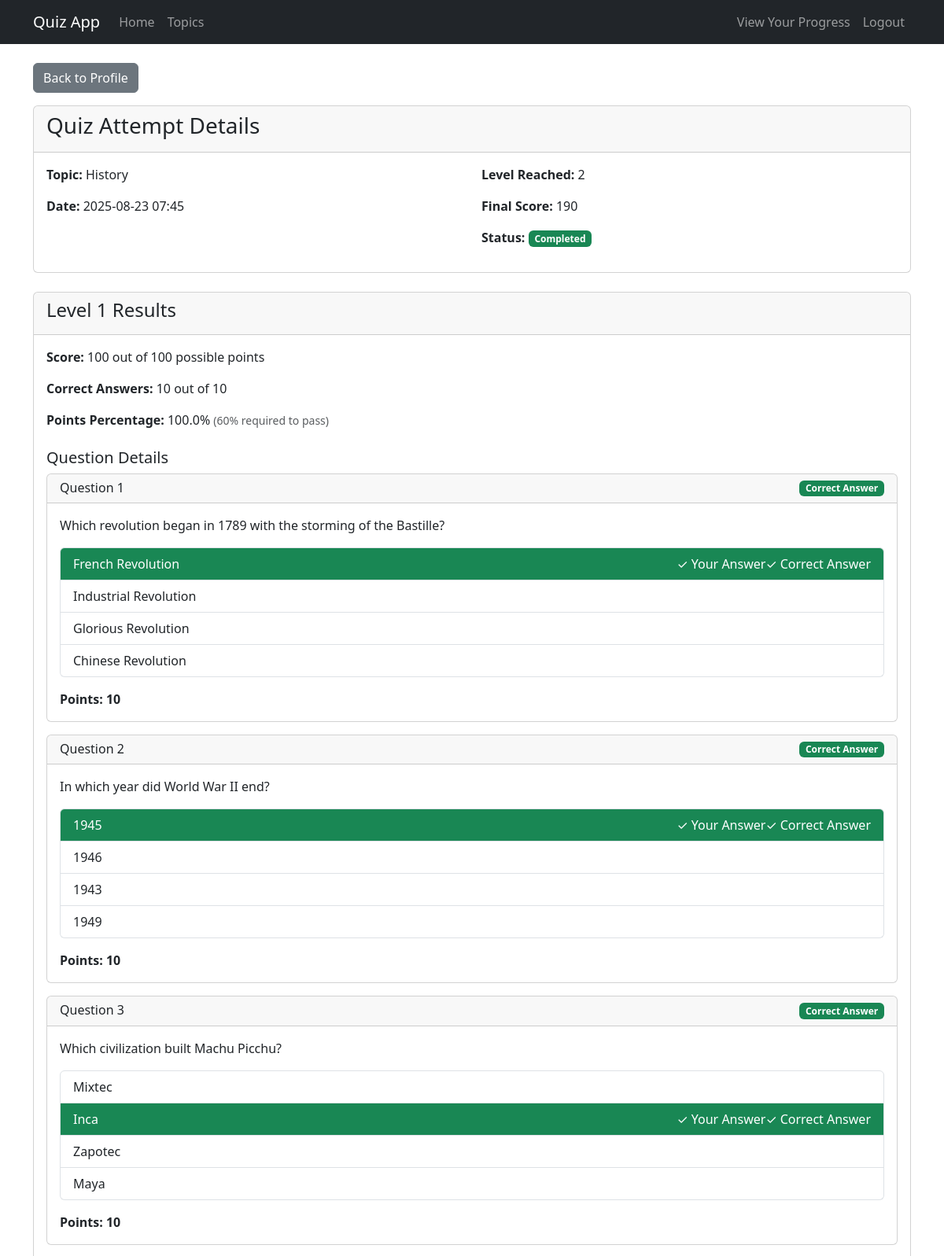
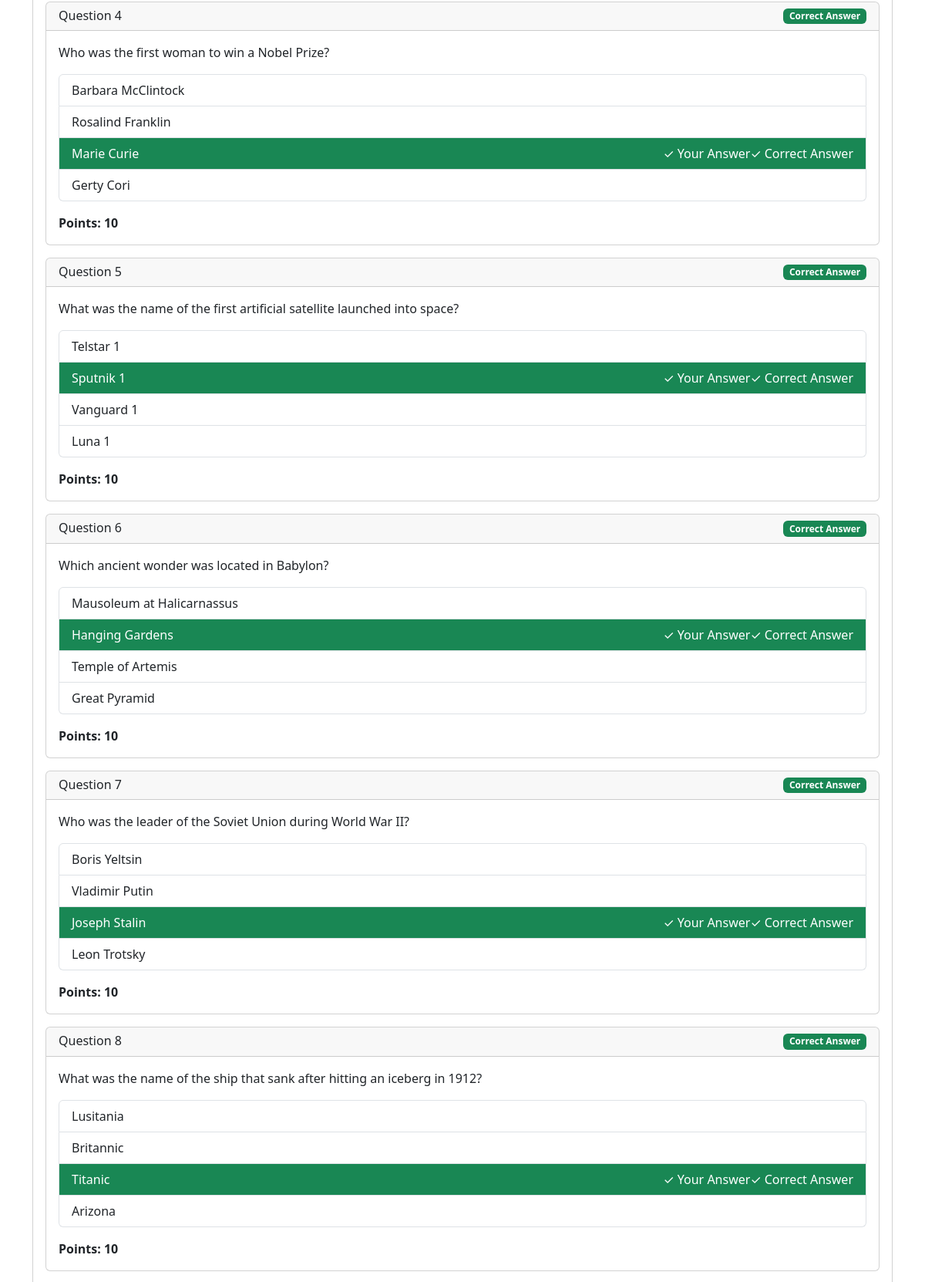
The app's page /attempt_details/3 (signed in, upper part) with its own data (2 pictures, top to bottom).
### app/models.py (models this page shows)
class Quiz(db.Model):
    id = db.Column(db.Integer, primary_key=True)
    topic = db.Column(db.String(50), nullable=False)
    attempts = db.relationship('QuizAttempt', backref='quiz', lazy=True)

class QuizAttempt(db.Model):
    id = db.Column(db.Integer, primary_key=True)
    user_id = db.Column(db.Integer, db.ForeignKey('user.id'), nullable=True)  # Nullable for anonymous users
    quiz_id = db.Column(db.Integer, db.ForeignKey('quiz.id'), nullable=False)
    level_reached = db.Column(db.Integer, default=1)
    score = db.Column(db.Integer, default=0)
    date_attempted = db.Column(db.DateTime, default=datetime.utcnow)
    is_complete = db.Column(db.Boolean, default=False)
    responses = db.relationship('QuestionResponse', backref='attempt', lazy=True, cascade="all, delete-orphan")

class QuestionResponse(db.Model):
    id = db.Column(db.Integer, primary_key=True)
    attempt_id = db.Column(db.Integer, db.ForeignKey('quiz_attempt.id'), nullable=False)
    question_id = db.Column(db.String(50), nullable=False)  # ID from JSON file
    user_answer = db.Column(db.String(200), nullable=True)
    is_correct = db.Column(db.Boolean, default=False)
    time_taken = db.Column(db.Integer, nullable=True)  # Time in seconds
    points = db.Column(db.Integer, default=0)  # Points earned or lost
    presented_options = db.Column(db.String(500), nullable=True)  # Store options as JSON string

### app/routes/auth.py (the view)
@auth_bp.route('/attempt_details/<int:attempt_id>')
@login_required
def attempt_details(attempt_id):
    attempt = QuizAttempt.query.get_or_404(attempt_id)
    if attempt.user_id != current_user.id:
        flash('You are not authorized to view this attempt')
        return redirect(url_for('auth.profile'))
    responses = QuestionResponse.query.filter_by(attempt_id=attempt_id)\
        .order_by(QuestionResponse.id.asc()).all()
    with open('questions.json', 'r', encoding='utf-8') as f:
        all_questions = json.load(f)
    levels_data = {}
    for response in responses:
        question_data = next((q for q in all_questions if q['id'] == response.question_id), None)
        if question_data:
            level = question_data['level']
            if level not in levels_data:
                levels_data[level] = {
                    'responses': [],
                    'total_points': 0,
                    'total_correct': 0,
                    'total_possible_points': 0
                }
            correct_answer = question_data['correct_answer']
            if response.presented_options:
                try:
                    options = json.loads(response.presented_options)
                except:
                    incorrect_options = [opt for opt in question_data['options'] if opt != correct_answer]
                    options = random.sample(incorrect_options, 3) + [correct_answer]
                    random.shuffle(options)
            else:
                incorrect_options = [opt for opt in question_data['options'] if opt != correct_answer]
                options = random.sample(incorrect_options, 3) + [correct_answer]
                random.shuffle(options)
            levels_data[level]['responses'].append({
                'text': question_data['text'],
                'options': options,
                'correct_answer': correct_answer,
                'user_answer': response.user_answer,
                'is_correct': response.is_correct,
                'points': response.points,
                'skipped': response.user_answer is None,
                'possible_points': question_data['points']
            })
            levels_data[level]['total_points'] += response.points
            if response.is_correct:
                levels_data[level]['total_correct'] += 1
            levels_data[level]['total_possible_points'] += question_data['points']
    sorted_levels = sorted(levels_data.items())
    return render_template('auth/attempt_details.html',
                          attempt=attempt,
                          levels_data=sorted_levels,
                          quiz=Quiz.query.get(attempt.quiz_id))

### app/__init__.py (called while the page is built)
def create_app():
    app = Flask(__name__, instance_relative_config=True)
    app.config['SECRET_KEY'] = 'your-secret-key'
    app.config['SQLALCHEMY_DATABASE_URI'] = 'sqlite:///' + os.path.join(app.instance_path, 'quiz.db')
    app.config['SQLALCHEMY_TRACK_MODIFICATIONS'] = False
    try:
        os.makedirs(app.instance_path)
    except OSError:
        pass
    db.init_app(app)
    login_manager.init_app(app)
    login_manager.login_view = 'auth.login'
    from app.routes.auth import auth_bp
    from app.routes.main import main_bp
    from app.routes.admin import admin_bp
    app.register_blueprint(auth_bp)
    app.register_blueprint(main_bp)
    app.register_blueprint(admin_bp)
    with app.app_context():
        db.create_all()
    @app.template_filter('non_negative')
    def non_negative_filter(value):
        return max(0, value)
    return app

### app/models.py (called while the page is built)
@login_manager.user_loader
def load_user(user_id):
    return User.query.get(int(user_id))

### app/templates/auth/attempt_details.html (shortened to what this page needs)
{% extends 'base.html' %}
{% block content %}
<div class="mb-3">
    <a href="{{ url_for('auth.profile') }}" class="btn btn-secondary">
         Back to Profile
    </a>
</div>
<div class="card mb-4">
    <div class="card-header">
        <h3>Quiz Attempt Details</h3>
    </div>
    <div class="card-body">
        <div class="row">
            <div class="col-md-6">
                <p><strong>Topic:</strong> {{ quiz.topic }}</p>
                <p><strong>Date:</strong> {{ attempt.date_attempted.strftime('%Y-%m-%d %H:%M') }}</p>
            </div>
            <div class="col-md-6">
                <p><strong>Level Reached:</strong> {{ attempt.level_reached }}</p>
                <p><strong>Final Score:</strong> {{ attempt.score|non_negative }}</p>
                <p><strong>Status:</strong>
                    {% if attempt.is_complete %}
                        <span class="badge bg-success">Completed</span>
                    {% else %}
                        <span class="badge bg-warning">Not completed</span>
                    {% endif %}
                </p>
            </div>
        </div>
    </div>
</div>
{% for level_num, level_data in levels_data %}
<div class="card mb-4">
    <div class="card-header">
        <h4>Level {{ level_num }} Results</h4>
    </div>
    <div class="card-body">
        <div class="mb-3">
            <p><strong>Score:</strong> {{ level_data.total_points|non_negative }} out of {{ level_data.total_possible_points }} possible points</p>
            <p><strong>Correct Answers:</strong> {{ level_data.total_correct }} out of {{ level_data.responses|length }}</p>
            <p><strong>Points Percentage:</strong>
                {{ (level_data.total_points|non_negative / level_data.total_possible_points * 100)|round(1) }}%
                <small class="text-muted">(60% required to pass)</small>
            </p>
        </div>
        <h5 class="mt-4">Question Details</h5>
        {% for question in level_data.responses %}
        <div class="card mb-3">
            <div class="card-header d-flex justify-content-between">
                <h6 class="mb-0">Question {{ loop.index }}</h6>
                <span class="badge {% if question.is_correct %}bg-success{% elif question.skipped %}bg-warning{% else %}bg-danger{% endif %}">
                    {% if question.is_correct %}
                        Correct Answer
                    {% elif question.skipped %}
                        Not Answered
                    {% else %}
                        Wrong Answer
                    {% endif %}
                </span>
            </div>
            <div class="card-body">
                <p>{{ question.text }}</p>
                <div class="list-group mt-3">
                    {% for option in question.options %}
                    <div class="list-group-item
                        {% if option == question.correct_answer %}bg-success text-white{% endif %}
                        {% if option == question.user_answer and not question.is_correct %}bg-danger text-white{% endif %}">
                        {{ option }}
                        {% if option == question.correct_answer %}
                            <span class="float-end">✓ Correct Answer</span>
                        {% endif %}
                        {% if option == question.user_answer and question.is_correct %}
                            <span class="float-end">✓ Your Answer</span>
                        {% endif %}
                    </div>
                    {% endfor %}
                </div>
                <div class="mt-3">
                    <strong>Points: {{ question.points }}</strong>
                </div>
            </div>
        </div>
        {% endfor %}
    </div>
</div>
{% endfor %}
{% endblock %}

### records on screen
Quiz: topic "History"
QuizAttempt: date_attempted "2025-08-23 07:45", level_reached "2", score|non_negative "190"
QuestionResponse: text "Which revolution began in 1789 with the storming of the Bastille?", options "French Revolution" "Industrial Revolution" "Glorious Revolution" "Chinese Revolution", points "10"
QuestionResponse: text "In which year did World War II end?", options "1945" "1946" "1943" "1949", user_answer "✓ Your Answer", points "10"
QuestionResponse: text "Which civilization built Machu Picchu?", options "Mixtec" "Inca" "Zapotec" "Maya", user_answer "✓ Your Answer", points "10"
QuestionResponse: text "Who was the first woman to win a Nobel Prize?", options "Barbara McClintock" "Rosalind Franklin" "Marie Curie" "Gerty Cori", user_answer "✓ Your Answer", points "10"
QuestionResponse: text "What was the name of the first artificial satellite launched into space?", options "Telstar 1" "Sputnik 1" "Vanguard 1" "Luna 1", user_answer "✓ Your Answer", points "10"
QuestionResponse: text "Which ancient wonder was located in Babylon?", options "Mausoleum at Halicarnassus" "Hanging Gardens" "Temple of Artemis" "Great Pyramid", user_answer "✓ Your Answer", points "10"
QuestionResponse: text "Who was the leader of the Soviet Union during World War II?", options "Boris Yeltsin" "Vladimir Putin" "Joseph Stalin" "Leon Trotsky", user_answer "✓ Your Answer", points "10"
QuestionResponse: text "What was the name of the ship that sank after hitting an iceberg in 1912?", options "Lusitania" "Britannic" "Titanic" "Arizona", user_answer "✓ Your Answer", points "10"

### other values on screen
{{ level_num }} "1"
{{ level_data.total_points|non_negative }} "100"
{{ level_data.total_possible_points }} "100"
{{ level_data.total_correct }} "10"
{{ level_data.responses|length }} "10"
